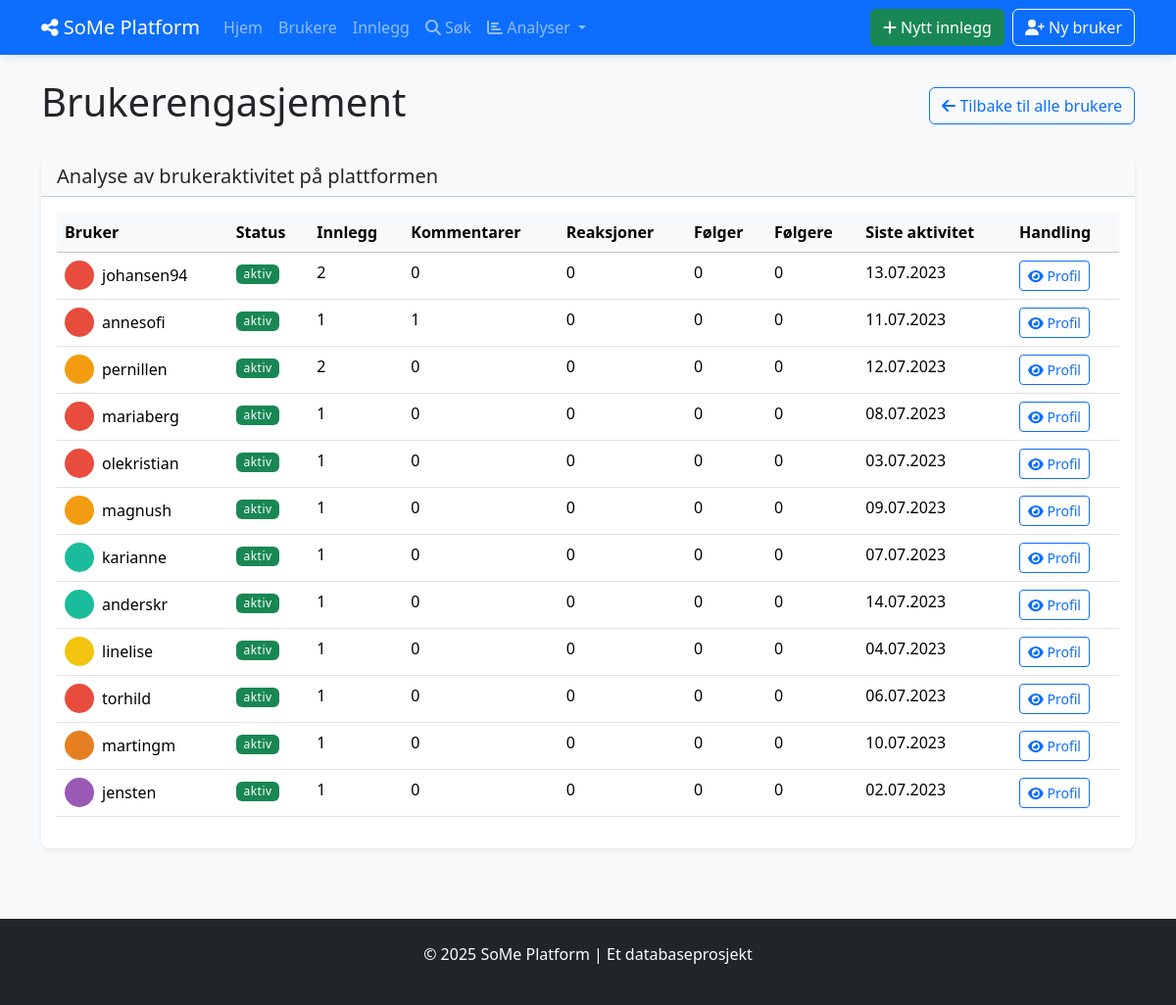
Screenshot of /user_engagement with the database file from the repository.
### tables this page shows
CREATE TABLE BRUKERE (
            bruker_id INTEGER PRIMARY KEY AUTOINCREMENT,
            brukernavn TEXT NOT NULL UNIQUE,
            epost TEXT NOT NULL UNIQUE,
            passord_hash TEXT NOT NULL,
            profilbilde TEXT,
            bio TEXT,
            registrerings_dato DATE NOT NULL DEFAULT CURRENT_DATE,
            fødselsdato DATE,
            status TEXT DEFAULT 'aktiv'
        );

### social_media_app/app.py (the view)
@app.route('/user_engagement')
def user_engagement():
    with Database() as db:
        users = db.fetchall("""
            SELECT
                b.bruker_id,
                b.brukernavn,
                b.profilbilde,
                b.status,
                COUNT(DISTINCT i.innlegg_id) AS antall_innlegg,
                COUNT(DISTINCT k.kommentar_id) AS antall_kommentarer,
                COUNT(DISTINCT r.reaksjon_id) AS antall_reaksjoner,
                COUNT(DISTINCT f.følge_id) AS antall_følger,
                (SELECT COUNT(*) FROM FØLGER WHERE følger_bruker_id = b.bruker_id) AS antall_følgere,
                MAX(i.opprettet_dato) AS siste_aktivitet
            FROM BRUKERE b
            LEFT JOIN INNLEGG i ON b.bruker_id = i.bruker_id
            LEFT JOIN KOMMENTARER k ON b.bruker_id = k.bruker_id
            LEFT JOIN REAKSJONER r ON b.bruker_id = r.bruker_id
            LEFT JOIN FØLGER f ON b.bruker_id = f.følger_id
            GROUP BY b.bruker_id
            ORDER BY (antall_innlegg + antall_kommentarer + antall_reaksjoner) DESC
        """)
        users = [format_date_fields(user, ['siste_aktivitet']) for user in users]
    return render_template('analytics/user_engagement.html', users=users)

### social_media_app/app.py (called while the page is built)
def format_date_fields(item, date_fields=None):
    if not item:
        return None
    if not isinstance(item, dict):
        item = dict(item)
    if date_fields:
        for field in date_fields:
            if field in item and item[field]:
                try:
                    if 'T' in item[field]:  # ISO format
                        item[field] = datetime.fromisoformat(item[field].replace('Z', '+00:00'))
                    else:  # SQLite default format
                        item[field] = datetime.strptime(item[field], '%Y-%m-%d %H:%M:%S')
                except (ValueError, TypeError):
                    try:
                        item[field] = datetime.strptime(item[field], '%Y-%m-%d')
                    except (ValueError, TypeError):
                        pass  # Keep original if parsing fails
    return item

### social_media_app/db_config.py (called while the page is built)
    def __enter__(self):
        return self

    def __exit__(self, exc_type, exc_val, exc_tb):
        self.cursor.close()
        if self.conn:
            self.conn.close()

    def fetchall(self, sql, params=None):
        self.cursor.execute(sql, params or ())
        return self.cursor.fetchall()

### social_media_app/templates/analytics/user_engagement.html (shortened to what this page needs)
{% extends "base.html" %}
{% block content %}
<div class="d-flex justify-content-between align-items-center mb-4">
    <h1>Brukerengasjement</h1>
    <a href="{{ url_for('list_users') }}" class="btn btn-outline-primary">
        <i class="fas fa-arrow-left"></i> Tilbake til alle brukere
    </a>
</div>
<div class="card shadow-sm mb-4">
    <div class="card-header bg-light">
        <h2 class="h5 mb-0">Analyse av brukeraktivitet på plattformen</h2>
    </div>
    <div class="card-body">
        {% if users %}
            <div class="table-responsive">
                <table class="table table-hover">
                    <thead class="table-light">
                        <tr>
                            <th>Bruker</th>
                            <th>Status</th>
                            <th>Innlegg</th>
                            <th>Kommentarer</th>
                            <th>Reaksjoner</th>
                            <th>Følger</th>
                            <th>Følgere</th>
                            <th>Siste aktivitet</th>
                            <th>Handling</th>
                        </tr>
                    </thead>
                    <tbody>
                        {% for user in users %}
                        <tr>
                            <td>
                                <div class="d-flex align-items-center">
                                    {% if user.profilbilde %}
                                        <img src="{{ url_for('static', filename='uploads/' + user.profilbilde) }}"
                                             alt="{{ user.brukernavn }}" class="rounded-circle me-2" width="30" height="30">
                                    {% else %}
                                        <div class="rounded-circle bg-secondary d-flex align-items-center justify-content-center me-2 rounded-circle-placeholder">
                                            <i class="fas fa-user fa-sm text-white"></i>
                                        </div>
                                    {% endif %}
                                    {{ user.brukernavn }}
                                </div>
                            </td>
                            <td>
                                <span class="badge {{ 'bg-success' if user.status == 'aktiv' else 'bg-secondary' }}">
                                    {{ user.status }}
                                </span>
                            </td>
                            <td>{{ user.antall_innlegg }}</td>
                            <td>{{ user.antall_kommentarer }}</td>
                            <td>{{ user.antall_reaksjoner }}</td>
                            <td>{{ user.antall_følger }}</td>
                            <td>{{ user.antall_følgere }}</td>
                            <td>
                                {% if user.siste_aktivitet %}
                                    {{ user.siste_aktivitet.strftime('%d.%m.%Y') }}
                                {% else %}
                                    <span class="text-muted">-</span>
                                {% endif %}
                            </td>
                            <td>
                                <a href="{{ url_for('view_user', user_id=user.bruker_id) }}" class="btn btn-sm btn-outline-primary">
                                    <i class="fas fa-eye"></i> Profil
                                </a>
                            </td>
                        </tr>
                        {% endfor %}
                    </tbody>
                </table>
            </div>
        {% else %}
            <div class="alert alert-info">
                Ingen brukere funnet.
            </div>
        {% endif %}
    </div>
</div>
{% endblock %}

### social_media_app/static/style.css (style rules this page uses)
body { background-color: #f8f9fa; min-height: 100vh; display: flex; flex-direction: column; }
.card { border-radius: 0.5rem; border: none; transition: transform 0.2s, box-shadow 0.2s; }
.card .rounded-circle { object-fit: cover; }
.badge { font-weight: 500; letter-spacing: 0.5px; }

### rows the page displays
BRUKERE: profilbilde (picture), brukernavn "johansen94", status "aktiv", antall_innlegg "2", antall_kommentarer "0", antall_reaksjoner "0", antall_følger "0", antall_følgere "0", siste_aktivitet "13.07.2023"
BRUKERE: profilbilde (picture), brukernavn "annesofi", status "aktiv", antall_innlegg "1", antall_kommentarer "1", antall_reaksjoner "0", antall_følger "0", antall_følgere "0", siste_aktivitet "11.07.2023"
BRUKERE: profilbilde (picture), brukernavn "pernillen", status "aktiv", antall_innlegg "2", antall_kommentarer "0", antall_reaksjoner "0", antall_følger "0", antall_følgere "0", siste_aktivitet "12.07.2023"
BRUKERE: profilbilde (picture), brukernavn "mariaberg", status "aktiv", antall_innlegg "1", antall_kommentarer "0", antall_reaksjoner "0", antall_følger "0", antall_følgere "0", siste_aktivitet "08.07.2023"
BRUKERE: profilbilde (picture), brukernavn "olekristian", status "aktiv", antall_innlegg "1", antall_kommentarer "0", antall_reaksjoner "0", antall_følger "0", antall_følgere "0", siste_aktivitet "03.07.2023"
BRUKERE: profilbilde (picture), brukernavn "magnush", status "aktiv", antall_innlegg "1", antall_kommentarer "0", antall_reaksjoner "0", antall_følger "0", antall_følgere "0", siste_aktivitet "09.07.2023"
BRUKERE: profilbilde (picture), brukernavn "karianne", status "aktiv", antall_innlegg "1", antall_kommentarer "0", antall_reaksjoner "0", antall_følger "0", antall_følgere "0", siste_aktivitet "07.07.2023"
BRUKERE: profilbilde (picture), brukernavn "anderskr", status "aktiv", antall_innlegg "1", antall_kommentarer "0", antall_reaksjoner "0", antall_følger "0", antall_følgere "0", siste_aktivitet "14.07.2023"
BRUKERE: profilbilde (picture), brukernavn "linelise", status "aktiv", antall_innlegg "1", antall_kommentarer "0", antall_reaksjoner "0", antall_følger "0", antall_følgere "0", siste_aktivitet "04.07.2023"
BRUKERE: profilbilde (picture), brukernavn "torhild", status "aktiv", antall_innlegg "1", antall_kommentarer "0", antall_reaksjoner "0", antall_følger "0", antall_følgere "0", siste_aktivitet "06.07.2023"
BRUKERE: profilbilde (picture), brukernavn "martingm", status "aktiv", antall_innlegg "1", antall_kommentarer "0", antall_reaksjoner "0", antall_følger "0", antall_følgere "0", siste_aktivitet "10.07.2023"
BRUKERE: profilbilde (picture), brukernavn "jensten", status "aktiv", antall_innlegg "1", antall_kommentarer "0", antall_reaksjoner "0", antall_følger "0", antall_følgere "0", siste_aktivitet "02.07.2023"
